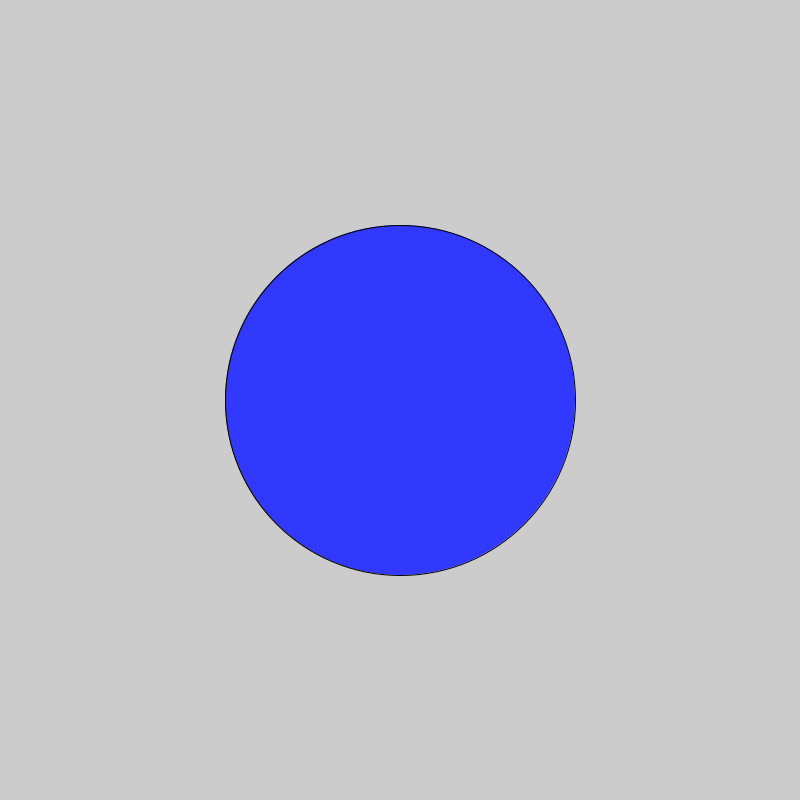
Frame 1 (no input)
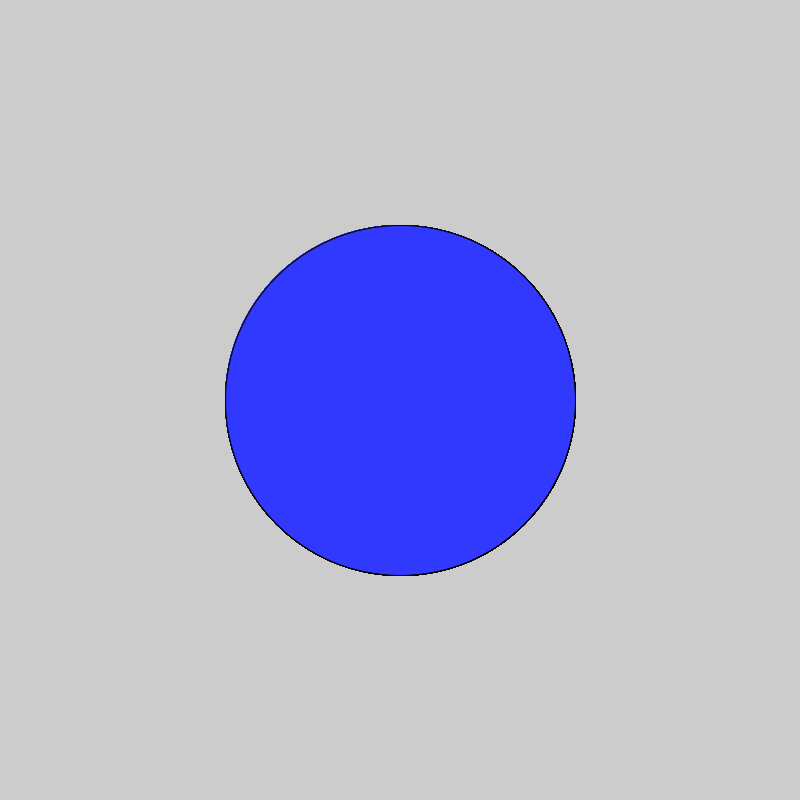
Frame 60 (the mouse pressed at the canvas centre just before this capture)
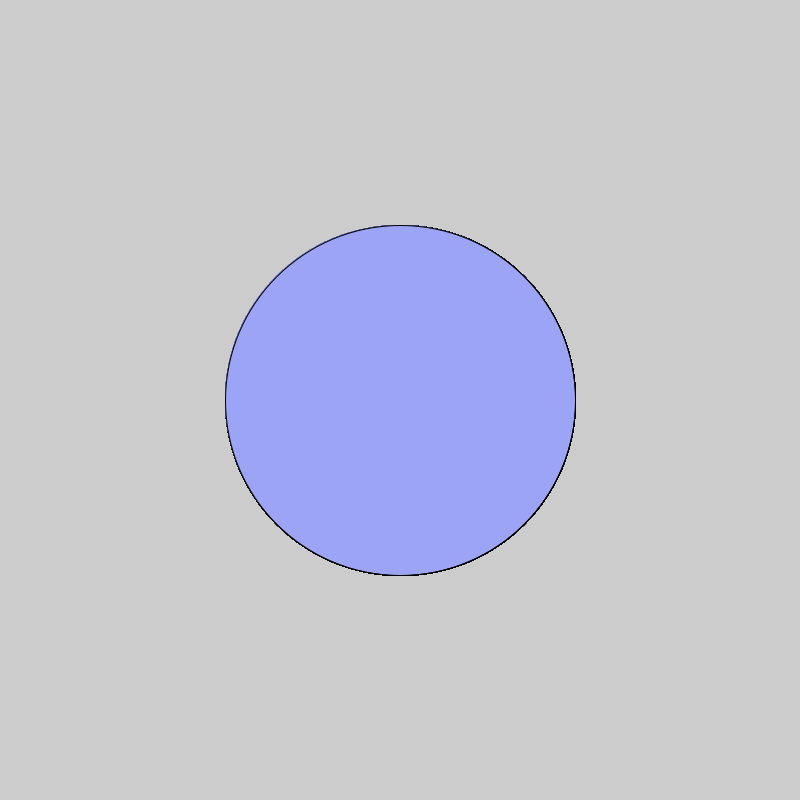
Frame 120 (the mouse held since frame 60 and released just before this capture)

The Processing sketch that drew these frames (run headless with seeded random() and noise(); from frame 60 on, the mouse is pressed at the canvas centre):

// Processing sketch: color_changing_circle
// ── color_changing_circle.pde
void setup(){
  size(800,800);
}


void draw(){
  if(mousePressed){
    fill(#9CA5F5);
  }else{
    fill(#3139FF);
  }
  ellipse(400,400,350,350);
}
